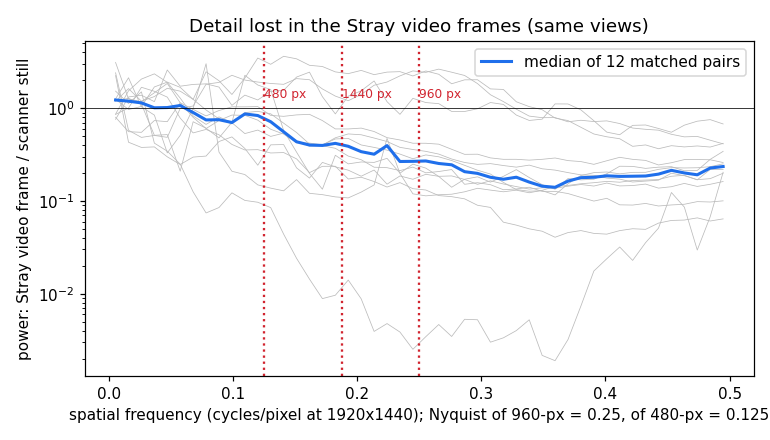

Here is the Python script that generated this plot:
"""Same view, two sensors: each LiteReality Scanner still photo (atrium_1059, ARKit capturedImage JPEG)
paired with the nearest Stray TRAINING frame (q600, same world after yaw+translation alignment, within 35 cm and 15 deg;
15 cm and 8 deg). Laplacian energy per octave (1920 / 960 / 480) and a radial power spectrum ratio.
Writes matched_detail.json and matched_detail.png."""
import glob, json
from pathlib import Path
import cv2, numpy as np
import matplotlib; matplotlib.use("Agg"); import matplotlib.pyplot as plt
HERE = Path(__file__).resolve().parent
S = Path.home() / "LiteReality-scans/atrium_1059"; Q = Path.home() / "LiteReality-scans/stray_atrium_q600"
def pose(j): return np.asarray(json.loads(Path(j).read_text())["cameraPoseARFrame"]).reshape(4, 4)
def L(g): return cv2.Laplacian(g, cv2.CV_32F, ksize=1).var()
def octs(g): return [L(g), L(cv2.resize(g, (960, 720), interpolation=cv2.INTER_AREA)), L(cv2.resize(g, (480, 360), interpolation=cv2.INTER_AREA))]
def grey(p): return cv2.cvtColor(cv2.imread(str(p)), cv2.COLOR_BGR2GRAY).astype(np.float32)
def radial(g):
    g = g - g.mean(); win = np.outer(np.hanning(g.shape[0]), np.hanning(g.shape[1]))
    P = np.abs(np.fft.fftshift(np.fft.fft2(g * win))) ** 2
    h, w = g.shape; yy, xx = np.indices(P.shape); r = np.hypot((yy - h / 2) / h, (xx - w / 2) / w)
    bins = np.linspace(0, 0.5, 49); idx = np.digitize(r.ravel(), bins)
    return np.array([P.ravel()[idx == k].mean() for k in range(1, 49)]), 0.5 * (bins[1:] + bins[:-1])
qs = sorted(Q.glob("frame_*.json")); qp = [pose(j) for j in qs]
qpos = np.array([p[:3, 3] for p in qp])
pairs = []; ratios = []; specs = []
for j in sorted(S.glob("frame_*.json")):
    P = pose(j); d = np.linalg.norm(qpos - P[:3, 3], axis=1)
    ang = np.array([np.degrees(np.arccos(np.clip((np.trace(P[:3, :3].T @ R[:3, :3]) - 1) / 2, -1, 1))) for R in qp])
    k = int(np.argmin(d / 0.35 + ang / 15))
    if d[k] > 0.35 or ang[k] > 15: continue
    a, b = grey(j.with_suffix(".jpg")), grey(qs[k].with_suffix(".jpg"))
    if a.shape != (1440, 1920) or b.shape != (1440, 1920): continue
    oa, ob = octs(a), octs(b)
    ratios.append([ob[i] / oa[i] for i in range(3)])
    sa, f = radial(a); sb, _ = radial(b); specs.append(sb / sa)
    pairs.append({"scanner": j.stem, "stray": qs[k].stem, "dist_cm": round(float(d[k] * 100), 1), "angle_deg": round(float(ang[k]), 1),
                  "lap_scanner": [round(float(x), 1) for x in oa], "lap_stray": [round(float(x), 1) for x in ob]})
ratios = np.array(ratios); specs = np.array(specs)
med = np.median(specs, 0)
out = {"pairs": len(pairs), "stray_over_scanner_lap_median": {"1920": round(float(np.median(ratios[:, 0])), 3), "960": round(float(np.median(ratios[:, 1])), 3), "480": round(float(np.median(ratios[:, 2])), 3)},
       "power_ratio_by_freq": {f"{fr*1920:.0f}px_cycles_per_width": round(float(m), 3) for fr, m in zip(f[::4], med[::4])},
       "freq_where_power_ratio_below_0.5_cyc_per_px": float(f[np.argmax(med < 0.5)]) if (med < 0.5).any() else None,
       "pair_list": pairs}
(HERE / "matched_detail.json").write_text(json.dumps(out, indent=1))
print(json.dumps({k: v for k, v in out.items() if k != "pair_list"}, indent=1))
fig, ax = plt.subplots(figsize=(7, 4))
for s in specs: ax.plot(f, s, color="#bbb", lw=0.5)
ax.plot(f, med, color="#1f6feb", lw=2, label=f"median of {len(specs)} matched pairs")
ax.axhline(1, color="k", lw=0.5); ax.set_yscale("log"); ax.set_xlabel("spatial frequency (cycles/pixel at 1920x1440); Nyquist of 960-px = 0.25, of 480-px = 0.125")
ax.set_ylabel("power: Stray video frame / scanner still"); ax.legend(); ax.set_title("Detail lost in the Stray video frames (same views)")
for x, lab in [(0.25, "960 px"), (0.125, "480 px"), (0.1875, "1440 px")]: ax.axvline(x, ls=":", color="#d1242f"); ax.text(x, 1.3, lab, fontsize=8, color="#d1242f")
fig.tight_layout(); fig.savefig(HERE / "matched_detail.png", dpi=110)
